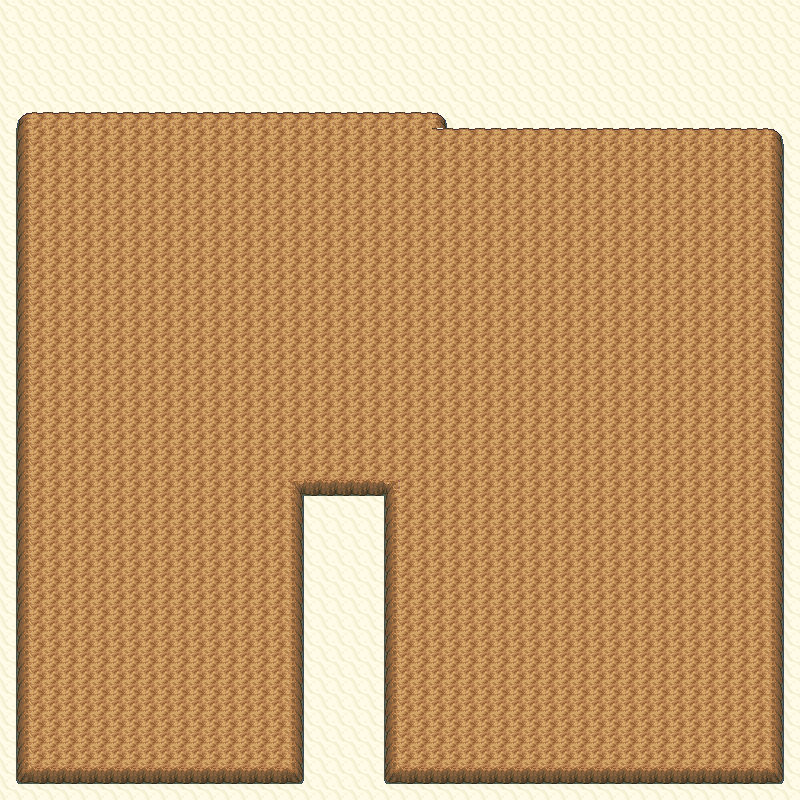

This game map was drawn from its Tiled (.tmx) file and the tilesets committed beside it. A one-line description and the trimmed map source follow:
An orthogonal 50x50 tile map with 16x16 px tiles, 2 tile layers (Grass, Collisions), 3 tilesets.

<map version="1.0" orientation="orthogonal" width="50" height="50" tilewidth="16" tileheight="16">
 <properties>
  <property name="dayPokemonChances" value="Cacnea,20;Baltoy,20;Claydol,10;Cacturne,20;Sandshrew,10;Sandslash,20;" />
  <property name="dayPokemonLevels" value="35-35;35-35;65-65;65-65;35-35;65-65;" />
  <property name="fishPokemonChances" value="" />
  <property name="fishPokemonLevels" value="" />
  <property name="isCave" value="false" />
  <property name="nightPokemonChances" value="Cacnea,20;Baltoy,20;Claydol,10;Cacturne,20;Sandshrew,10;Sandslash,20;" />
  <property name="nightPokemonLevels" value="35-35;35-35;65-65;65-65;35-35;65-65;" />
  <property name="pvp" value="yes" />
  <property name="waterPokemonChances" value="" />
  <property name="waterPokemonLevels" value="" />
  <property name="wildProbability" value="4" />
  <property name="xOffsetModifier" value="0" />
  <property name="yOffsetModifier" value="0" />
 </properties>
 <tileset firstgid="1" source="Cliffs01.tsx" />
 <tileset firstgid="231" source="Cliffs02.tsx" />
 <tileset firstgid="343" source="SinnohInteriorSet1.tsx" />
 <layer name="Grass" width="50" height="50">
  <data>[2500 cells, 2500 non-empty, 1 distinct tile ids]</data>
 </layer>
 <layer name="Collisions" width="50" height="50">
  <data>[2500 cells, 1905 non-empty, 12 distinct tile ids]</data>
 </layer>
</map>
